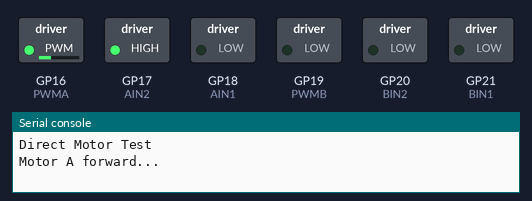
A program run on a simulated Raspberry Pi Pico running MicroPython. On the bench: switched loads named in the program (green lamp = pin HIGH), the last lines printed to the serial console. At 13.0 s the program stops and its outputs stay as they are.

Above: at 0.1 s.
At 3.1 s:
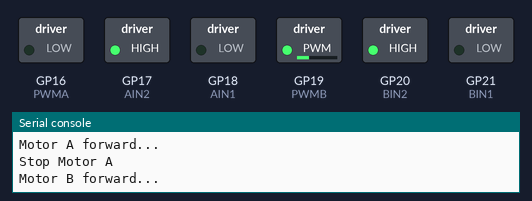
At 6.1 s:
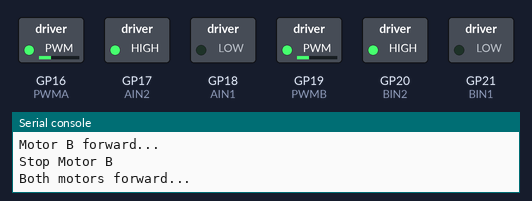
At 8.1 s:
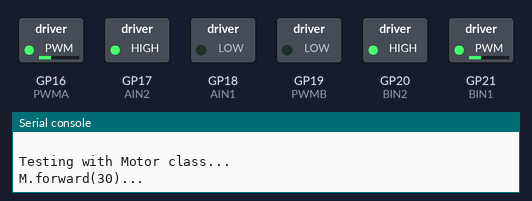
At 11.1 s:
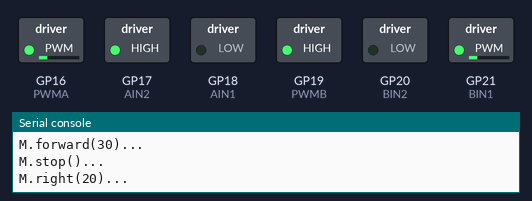
At 13.1 s:
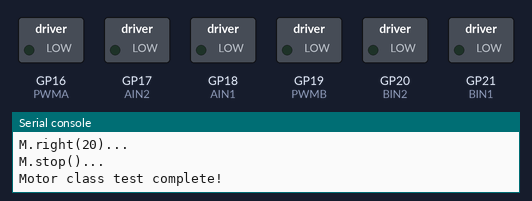
Timing chart, 0 to 14.5 s (numbered marks = the images above):
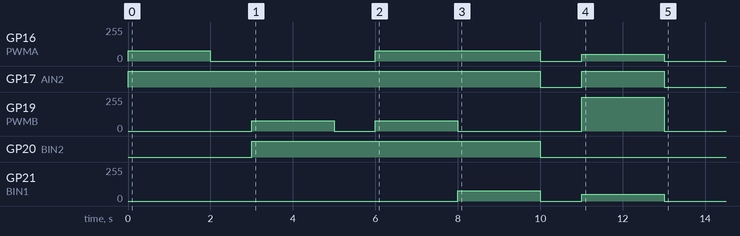

Measured:
- by itself, GP16 (PWMA): 0/255 → 76/255 at 0.00 s, → 0/255 2.0 s later, → 76/255 4.0 s later, → 0/255 4.0 s later, … (6 changes in this stretch)
- by itself, GP17 (AIN2): LOW → HIGH at 0.00 s, → LOW 10.0 s later, → HIGH 1.0 s later, → LOW 2.0 s later
- by itself, GP19 (PWMB): 0/255 → 76/255 at 3.0 s, → 0/255 2.0 s later, → 76/255 1.0 s later, → 0/255 2.0 s later, … (6 changes in this stretch)
- by itself, GP20 (BIN2): LOW → HIGH at 3.0 s, → LOW 7.0 s later
- by itself, GP21 (BIN1): 0/255 → 76/255 at 8.0 s, → 0/255 2.0 s later, → 51/255 1.0 s later, → 0/255 2.0 s later

The program:

simple_motor_test.py
```python
from machine import Pin, PWM
import time

# Test motors directly without using Motor class
# Motor A
AIN1 = Pin(18, Pin.OUT)
AIN2 = Pin(17, Pin.OUT)
PWMA = PWM(Pin(16))
PWMA.freq(1000)

# Motor B
BIN1 = Pin(21, Pin.OUT)
BIN2 = Pin(20, Pin.OUT)
PWMB = PWM(Pin(19))
PWMB.freq(1000)

print("Direct Motor Test")

# Test Motor A forward
print("Motor A forward...")
AIN1.value(0)
AIN2.value(1)
PWMA.duty_u16(int(30 * 0xFFFF / 100))
time.sleep(2)

# Stop Motor A
print("Stop Motor A")
PWMA.duty_u16(0)
time.sleep(1)

# Test Motor B forward
print("Motor B forward...")
BIN1.value(0)
BIN2.value(1)
PWMB.duty_u16(int(30 * 0xFFFF / 100))
time.sleep(2)

# Stop Motor B
print("Stop Motor B")
PWMB.duty_u16(0)
time.sleep(1)

# Test both motors
print("Both motors forward...")
AIN1.value(0)
AIN2.value(1)
BIN1.value(0)
BIN2.value(1)
PWMA.duty_u16(int(30 * 0xFFFF / 100))
PWMB.duty_u16(int(30 * 0xFFFF / 100))
time.sleep(2)

# Stop all
print("Stop all")
PWMA.duty_u16(0)
PWMB.duty_u16(0)
AIN1.value(0)
AIN2.value(0)
BIN1.value(0)
BIN2.value(0)

print("Test complete!")

# Now test with Motor class
print("\nTesting with Motor class...")
from Motor import PicoGo
M = PicoGo()

print("M.forward(30)...")
M.forward(30)
time.sleep(2)

print("M.stop()...")
M.stop()
time.sleep(1)

print("M.right(20)...")
M.right(20)
time.sleep(2)

print("M.stop()...")
M.stop()

print("Motor class test complete!")
```

Motor.py
```python
from machine import Pin, PWM
import time

class PicoGo(object):
    def __init__(self):
        self.PWMA = PWM(Pin(16))
        self.PWMA.freq(1000)
        self.AIN2 = Pin(17, Pin.OUT)
        self.AIN1 = Pin(18, Pin.OUT)
        self.BIN1 = Pin(19, Pin.OUT)
        self.BIN2 = Pin(20, Pin.OUT)
        self.PWMB = PWM(Pin(21))
        self.PWMB.freq(1000)
        self.stop()

    def forward(self,speed):
        if((speed >= 0) and (speed <= 100)):
            self.PWMA.duty_u16(int(speed*0xFFFF/100))
            self.PWMB.duty_u16(int(speed*0xFFFF/100))
            self.AIN2.value(1)
            self.AIN1.value(0)
            self.BIN2.value(1)
            self.BIN1.value(0)

    def backward(self,speed):
        if((speed >= 0) and (speed <= 100)):
            self.PWMA.duty_u16(int(speed*0xFFFF/100))
            self.PWMB.duty_u16(int(speed*0xFFFF/100))
            self.AIN2.value(0)
            self.AIN1.value(1)
            self.BIN2.value(0)
            self.BIN1.value(1)

    def left(self,speed):
        if((speed >= 0) and (speed <= 100)):
            self.PWMA.duty_u16(int(speed*0xFFFF/100))
            self.PWMB.duty_u16(int(speed*0xFFFF/100))
            self.AIN2.value(0)
            self.AIN1.value(1)
            self.BIN2.value(1)
            self.BIN1.value(0)

    def right(self,speed):
        if((speed >= 0) and (speed <= 100)):
            self.PWMA.duty_u16(int(speed*0xFFFF/100))
            self.PWMB.duty_u16(int(speed*0xFFFF/100))
            self.AIN2.value(1)
            self.AIN1.value(0)
            self.BIN2.value(0)
            self.BIN1.value(1)

    def stop(self):
        self.PWMA.duty_u16(0)
        self.PWMB.duty_u16(0)
        self.AIN2.value(0)
        self.AIN1.value(0)
        self.BIN2.value(0)
        self.BIN1.value(0)

    def setMotor(self, left, right):
        if((left >= 0) and (left <= 100)):
            self.AIN1.value(0)
            self.AIN2.value(1)
            self.PWMA.duty_u16(int(left*0xFFFF/100))
        elif((left < 0) and (left >= -100)):
            self.AIN1.value(1)
            self.AIN2.value(0)
            self.PWMA.duty_u16(-int(left*0xFFFF/100))
        if((right >= 0) and (right <= 100)):
            self.BIN2.value(1)
            self.BIN1.value(0)
            self.PWMB.duty_u16(int(right*0xFFFF/100))
        elif((right < 0) and (right >= -100)):
            self.BIN2.value(0)
            self.BIN1.value(1)
            self.PWMB.duty_u16(-int(right*0xFFFF/100))

if __name__=='__main__':
    import utime

    M = PicoGo()
    M.forward(50)
    utime.sleep(0.5)
    M.backward(50)
    utime.sleep(0.5)
    M.left(30)
    utime.sleep(0.5)
    M.right(30)
    utime.sleep(0.5)
    M.stop()
```
